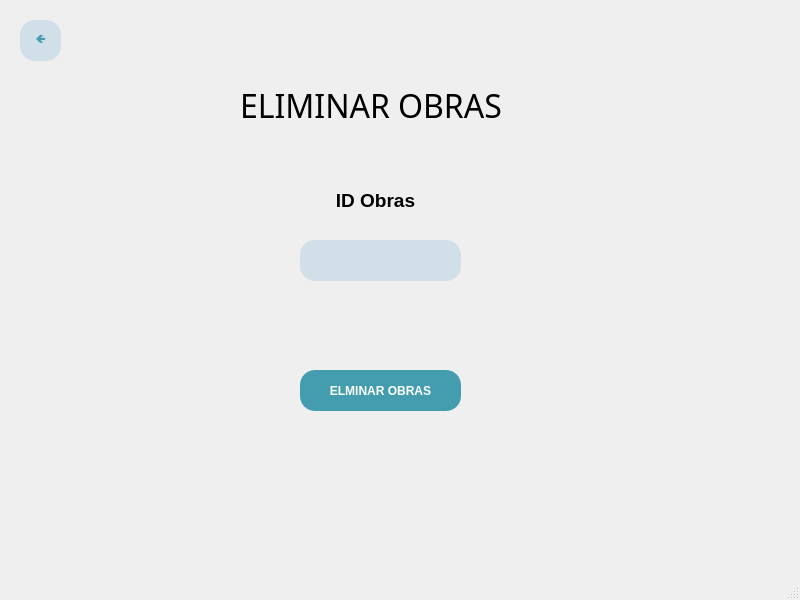
<?xml version="1.0" encoding="UTF-8"?>
<ui version="4.0">
 <class>MainWindow</class>
 <widget class="QMainWindow" name="MainWindow">
  <property name="geometry">
   <rect>
    <x>0</x>
    <y>0</y>
    <width>800</width>
    <height>600</height>
   </rect>
  </property>
  <property name="windowTitle">
   <string>MainWindow</string>
  </property>
  <widget class="QWidget" name="centralwidget">
   <widget class="QPushButton" name="BotonEditarObra">
    <property name="geometry">
     <rect>
      <x>300</x>
      <y>370</y>
      <width>161</width>
      <height>41</height>
     </rect>
    </property>
    <property name="palette">
     <palette>
      <active>
       <colorrole role="WindowText">
        <brush brushstyle="SolidPattern">
         <color alpha="255">
          <red>255</red>
          <green>255</green>
          <blue>255</blue>
         </color>
        </brush>
       </colorrole>
       <colorrole role="Button">
        <brush brushstyle="SolidPattern">
         <color alpha="255">
          <red>67</red>
          <green>157</green>
          <blue>175</blue>
         </color>
        </brush>
       </colorrole>
       <colorrole role="Text">
        <brush brushstyle="SolidPattern">
         <color alpha="255">
          <red>255</red>
          <green>255</green>
          <blue>255</blue>
         </color>
        </brush>
       </colorrole>
       <colorrole role="ButtonText">
        <brush brushstyle="SolidPattern">
         <color alpha="255">
          <red>255</red>
          <green>255</green>
          <blue>255</blue>
         </color>
        </brush>
       </colorrole>
       <colorrole role="Base">
        <brush brushstyle="SolidPattern">
         <color alpha="255">
          <red>67</red>
          <green>157</green>
          <blue>175</blue>
         </color>
        </brush>
       </colorrole>
       <colorrole role="Window">
        <brush brushstyle="SolidPattern">
         <color alpha="255">
          <red>67</red>
          <green>157</green>
          <blue>175</blue>
         </color>
        </brush>
       </colorrole>
      </active>
      <inactive>
       <colorrole role="WindowText">
        <brush brushstyle="SolidPattern">
         <color alpha="255">
          <red>255</red>
          <green>255</green>
          <blue>255</blue>
         </color>
        </brush>
       </colorrole>
       <colorrole role="Button">
        <brush brushstyle="SolidPattern">
         <color alpha="255">
          <red>67</red>
          <green>157</green>
          <blue>175</blue>
         </color>
        </brush>
       </colorrole>
       <colorrole role="Text">
        <brush brushstyle="SolidPattern">
         <color alpha="255">
          <red>255</red>
          <green>255</green>
          <blue>255</blue>
         </color>
        </brush>
       </colorrole>
       <colorrole role="ButtonText">
        <brush brushstyle="SolidPattern">
         <color alpha="255">
          <red>255</red>
          <green>255</green>
          <blue>255</blue>
         </color>
        </brush>
       </colorrole>
       <colorrole role="Base">
        <brush brushstyle="SolidPattern">
         <color alpha="255">
          <red>67</red>
          <green>157</green>
          <blue>175</blue>
         </color>
        </brush>
       </colorrole>
       <colorrole role="Window">
        <brush brushstyle="SolidPattern">
         <color alpha="255">
          <red>67</red>
          <green>157</green>
          <blue>175</blue>
         </color>
        </brush>
       </colorrole>
      </inactive>
      <disabled>
       <colorrole role="WindowText">
        <brush brushstyle="SolidPattern">
         <color alpha="255">
          <red>255</red>
          <green>255</green>
          <blue>255</blue>
         </color>
        </brush>
       </colorrole>
       <colorrole role="Button">
        <brush brushstyle="SolidPattern">
         <color alpha="255">
          <red>67</red>
          <green>157</green>
          <blue>175</blue>
         </color>
        </brush>
       </colorrole>
       <colorrole role="Text">
        <brush brushstyle="SolidPattern">
         <color alpha="255">
          <red>255</red>
          <green>255</green>
          <blue>255</blue>
         </color>
        </brush>
       </colorrole>
       <colorrole role="ButtonText">
        <brush brushstyle="SolidPattern">
         <color alpha="255">
          <red>255</red>
          <green>255</green>
          <blue>255</blue>
         </color>
        </brush>
       </colorrole>
       <colorrole role="Base">
        <brush brushstyle="SolidPattern">
         <color alpha="255">
          <red>67</red>
          <green>157</green>
          <blue>175</blue>
         </color>
        </brush>
       </colorrole>
       <colorrole role="Window">
        <brush brushstyle="SolidPattern">
         <color alpha="255">
          <red>67</red>
          <green>157</green>
          <blue>175</blue>
         </color>
        </brush>
       </colorrole>
      </disabled>
     </palette>
    </property>
    <property name="cursor">
     <cursorShape>PointingHandCursor</cursorShape>
    </property>
    <property name="styleSheet">
     <string notr="true">background-color: rgb(67, 157, 175);
color: rgb(255, 255, 255);
font-weight: bold;
font-family: 'Verdana';
border-radius: 15px;</string>
    </property>
    <property name="text">
     <string>ELMINAR OBRAS</string>
    </property>
   </widget>
   <widget class="QLabel" name="label">
    <property name="geometry">
     <rect>
      <x>270</x>
      <y>180</y>
      <width>211</width>
      <height>41</height>
     </rect>
    </property>
    <property name="text">
     <string>&lt;html&gt;&lt;head/&gt;&lt;body&gt;&lt;p align=&quot;center&quot;&gt;&lt;span style=&quot; font-size:14pt; font-weight:600;&quot;&gt;ID Obras&lt;/span&gt;&lt;/p&gt;&lt;/body&gt;&lt;/html&gt;</string>
    </property>
   </widget>
   <widget class="QLabel" name="Titulo">
    <property name="geometry">
     <rect>
      <x>240</x>
      <y>60</y>
      <width>341</width>
      <height>91</height>
     </rect>
    </property>
    <property name="font">
     <font>
      <family>Bell MT</family>
      <pointsize>24</pointsize>
      <weight>50</weight>
      <bold>false</bold>
     </font>
    </property>
    <property name="text">
     <string>ELIMINAR OBRAS</string>
    </property>
   </widget>
   <widget class="QLineEdit" name="IDObra_entrada">
    <property name="geometry">
     <rect>
      <x>300</x>
      <y>240</y>
      <width>161</width>
      <height>41</height>
     </rect>
    </property>
    <property name="styleSheet">
     <string notr="true">border-radius: 15px;
background-color: rgb(208, 223, 232);</string>
    </property>
   </widget>
   <widget class="QPushButton" name="BotonAtras">
    <property name="geometry">
     <rect>
      <x>20</x>
      <y>20</y>
      <width>41</width>
      <height>41</height>
     </rect>
    </property>
    <property name="palette">
     <palette>
      <active>
       <colorrole role="WindowText">
        <brush brushstyle="SolidPattern">
         <color alpha="255">
          <red>67</red>
          <green>157</green>
          <blue>175</blue>
         </color>
        </brush>
       </colorrole>
       <colorrole role="Button">
        <brush brushstyle="SolidPattern">
         <color alpha="255">
          <red>208</red>
          <green>223</green>
          <blue>232</blue>
         </color>
        </brush>
       </colorrole>
       <colorrole role="Text">
        <brush brushstyle="SolidPattern">
         <color alpha="255">
          <red>67</red>
          <green>157</green>
          <blue>175</blue>
         </color>
        </brush>
       </colorrole>
       <colorrole role="ButtonText">
        <brush brushstyle="SolidPattern">
         <color alpha="255">
          <red>67</red>
          <green>157</green>
          <blue>175</blue>
         </color>
        </brush>
       </colorrole>
       <colorrole role="Base">
        <brush brushstyle="SolidPattern">
         <color alpha="255">
          <red>208</red>
          <green>223</green>
          <blue>232</blue>
         </color>
        </brush>
       </colorrole>
       <colorrole role="Window">
        <brush brushstyle="SolidPattern">
         <color alpha="255">
          <red>208</red>
          <green>223</green>
          <blue>232</blue>
         </color>
        </brush>
       </colorrole>
      </active>
      <inactive>
       <colorrole role="WindowText">
        <brush brushstyle="SolidPattern">
         <color alpha="255">
          <red>67</red>
          <green>157</green>
          <blue>175</blue>
         </color>
        </brush>
       </colorrole>
       <colorrole role="Button">
        <brush brushstyle="SolidPattern">
         <color alpha="255">
          <red>208</red>
          <green>223</green>
          <blue>232</blue>
         </color>
        </brush>
       </colorrole>
       <colorrole role="Text">
        <brush brushstyle="SolidPattern">
         <color alpha="255">
          <red>67</red>
          <green>157</green>
          <blue>175</blue>
         </color>
        </brush>
       </colorrole>
       <colorrole role="ButtonText">
        <brush brushstyle="SolidPattern">
         <color alpha="255">
          <red>67</red>
          <green>157</green>
          <blue>175</blue>
         </color>
        </brush>
       </colorrole>
       <colorrole role="Base">
        <brush brushstyle="SolidPattern">
         <color alpha="255">
          <red>208</red>
          <green>223</green>
          <blue>232</blue>
         </color>
        </brush>
       </colorrole>
       <colorrole role="Window">
        <brush brushstyle="SolidPattern">
         <color alpha="255">
          <red>208</red>
          <green>223</green>
          <blue>232</blue>
         </color>
        </brush>
       </colorrole>
      </inactive>
      <disabled>
       <colorrole role="WindowText">
        <brush brushstyle="SolidPattern">
         <color alpha="255">
          <red>67</red>
          <green>157</green>
          <blue>175</blue>
         </color>
        </brush>
       </colorrole>
       <colorrole role="Button">
        <brush brushstyle="SolidPattern">
         <color alpha="255">
          <red>208</red>
          <green>223</green>
          <blue>232</blue>
         </color>
        </brush>
       </colorrole>
       <colorrole role="Text">
        <brush brushstyle="SolidPattern">
         <color alpha="255">
          <red>67</red>
          <green>157</green>
          <blue>175</blue>
         </color>
        </brush>
       </colorrole>
       <colorrole role="ButtonText">
        <brush brushstyle="SolidPattern">
         <color alpha="255">
          <red>67</red>
          <green>157</green>
          <blue>175</blue>
         </color>
        </brush>
       </colorrole>
       <colorrole role="Base">
        <brush brushstyle="SolidPattern">
         <color alpha="255">
          <red>208</red>
          <green>223</green>
          <blue>232</blue>
         </color>
        </brush>
       </colorrole>
       <colorrole role="Window">
        <brush brushstyle="SolidPattern">
         <color alpha="255">
          <red>208</red>
          <green>223</green>
          <blue>232</blue>
         </color>
        </brush>
       </colorrole>
      </disabled>
     </palette>
    </property>
    <property name="cursor">
     <cursorShape>PointingHandCursor</cursorShape>
    </property>
    <property name="styleSheet">
     <string notr="true">background-color: rgb(208, 223, 232);
color:rgb(67, 157, 175);
font-weight: bold;
font-family: 'Verdana';
border-radius: 15px;</string>
    </property>
    <property name="text">
     <string>🡸</string>
    </property>
   </widget>
  </widget>
  <widget class="QMenuBar" name="menubar">
   <property name="geometry">
    <rect>
     <x>0</x>
     <y>0</y>
     <width>800</width>
     <height>21</height>
    </rect>
   </property>
  </widget>
  <widget class="QStatusBar" name="statusbar"/>
 </widget>
 <resources/>
 <connections/>
</ui>
